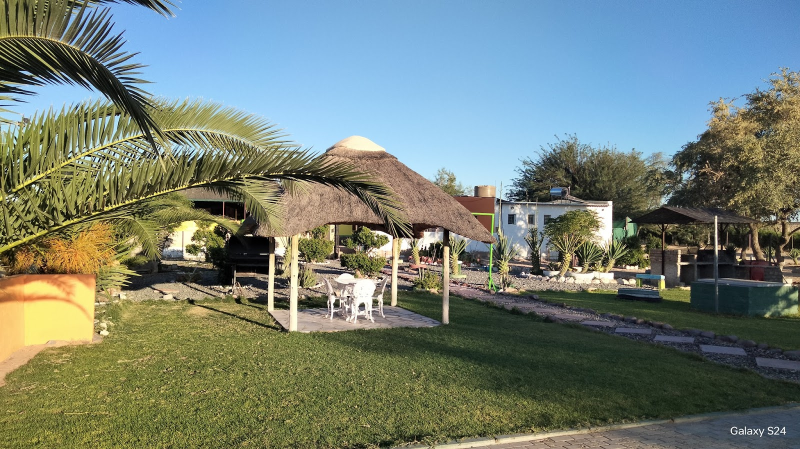
#> input picture scripts/tangison/gmb/gmb-01.jpg, 1600 x 898 px, found by its file name (shown at 1/2 size)
$ python optimize_property.py
#> lines starting #> are read from the running program, lines starting #| are printed output that depends on the picture
#!/usr/bin/env python3
"""Add GMB property photos + licensed region shots to the web pipeline.
Sources: Google Maps listing (owner-controlled GMB, Oct 2026) + Pexels (free licence)."""
from PIL import Image, ImageOps, ImageEnhance
import os

SRC_GMB = '/home/z/my-project/scripts/tangison/gmb'
SRC_STK = '/home/z/my-project/scripts/tangison/stock'
OUT = '/home/z/my-project/public/images'
os.makedirs(OUT, exist_ok=True)

def save(im, name, width, q=76):
    im = ImageOps.exif_transpose(im).convert('RGB')
    if im.width > width:
        im = im.resize((width, int(im.height * width / im.width)), Image.LANCZOS)
    im = ImageEnhance.Sharpness(im).enhance(1.06)
    im.save(f'{OUT}/{name}', quality=q, optimize=True, progressive=True)
    print(f'{name}: {im.width}x{im.height} {os.path.getsize(f"{OUT}/{name}")//1024}KB')

# Google Maps listing photos (the property itself)
save(Image.open(f'{SRC_GMB}/gmb-01.jpg'), 'property-lapa.jpg', 1400, 76)       # lapa + garden + pool
#> in save, im is the input picture: PIL image 1600x898 RGB; mean R, G, B 115.6, 127.7, 117.4
#> in save, `im = im.resize((width, int(im.height * width / im.width)), Image.LANCZ..`:
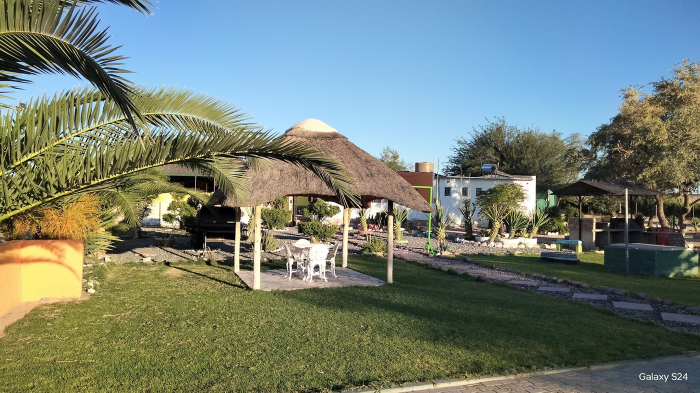
#> im: PIL image 1400x785 RGB (shown at 1/2 size); mean R, G, B 115.6, 127.7, 117.4
#| property-lapa.jpg: 1400x785 257KB
save(Image.open(f'{SRC_GMB}/gmb-02.jpg'), 'property-pool.jpg', 1200, 76)       # pool + thatch bar (portrait)
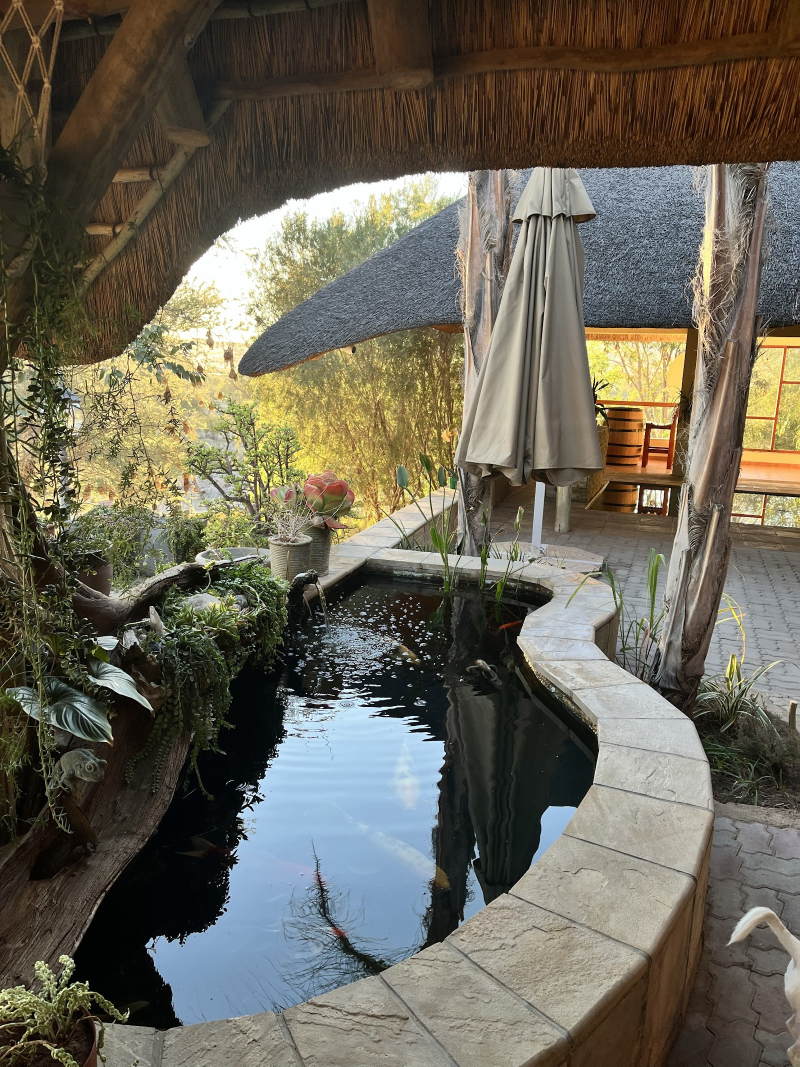
#> input picture scripts/tangison/gmb/gmb-02.jpg, 1600 x 2133 px, found by its file name (shown at 1/2 size)
#> in save, im is the input picture: PIL image 1600x2133 RGB; mean R, G, B 105.6, 101.1, 87.5
#| property-pool.jpg: 1200x1599 427KB
save(Image.open(f'{SRC_GMB}/gmb-03.jpg'), 'property-front.jpg', 1400, 74)      # main building + carport
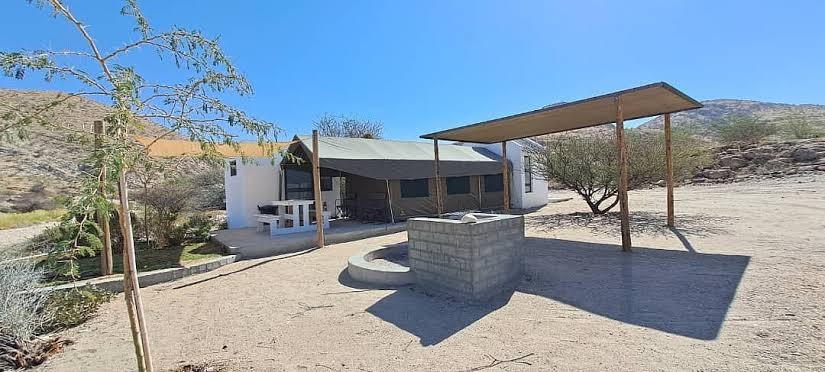
#> input picture scripts/tangison/gmb/gmb-03.jpg, 825 x 372 px, found by its file name
#> in save, im is the input picture: PIL image 825x372 RGB; mean R, G, B 134.6, 151.3, 166.4
#| property-front.jpg: 825x372 62KB
save(Image.open(f'{SRC_GMB}/gmb-04.jpg'), 'property-rooms.jpg', 1400, 76)      # rooms block + driveway
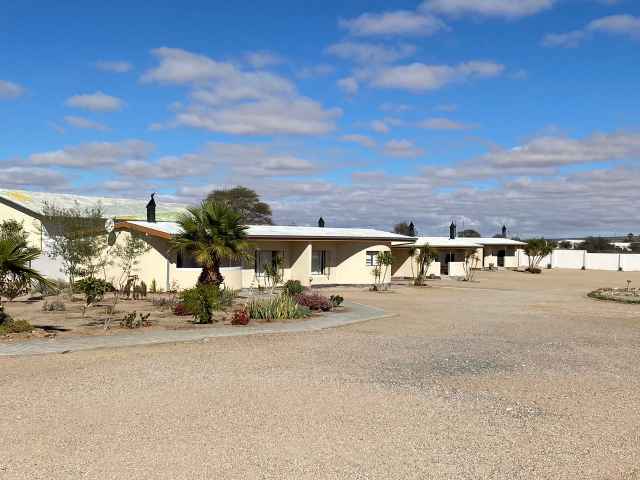
#> input picture scripts/tangison/gmb/gmb-04.jpg, 1280 x 960 px, found by its file name (shown at 1/2 size)
#> in save, im is the input picture: PIL image 1280x960 RGB; mean R, G, B 144.4, 154.2, 164.2
#| property-rooms.jpg: 1280x960 226KB
save(Image.open(f'{SRC_GMB}/gmb-05.jpg'), 'property-pool-wide.jpg', 1600, 78)  # pool + lapa panorama
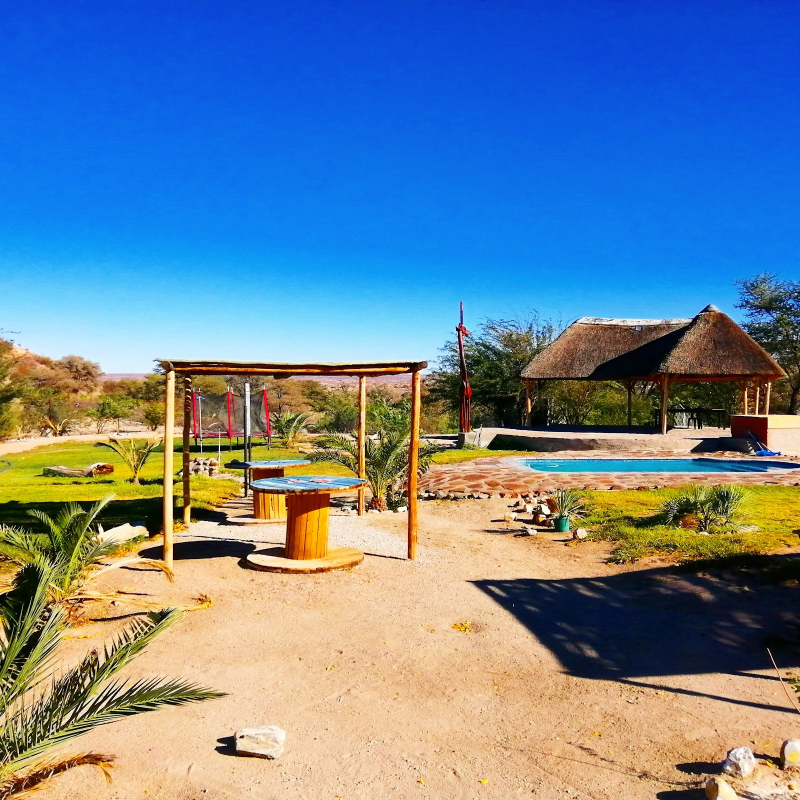
#> input picture scripts/tangison/gmb/gmb-05.jpg, 1600 x 1600 px, found by its file name (shown at 1/2 size)
#> in save, im is the input picture: PIL image 1600x1600 RGB; mean R, G, B 107.1, 131.5, 154.3
#| property-pool-wide.jpg: 1600x1600 459KB

# Region context (Pexels licence, captioned as region not property)
save(Image.open(f'{SRC_STK}/road-a.jpg'), 'region-road.jpg', 1600, 74)
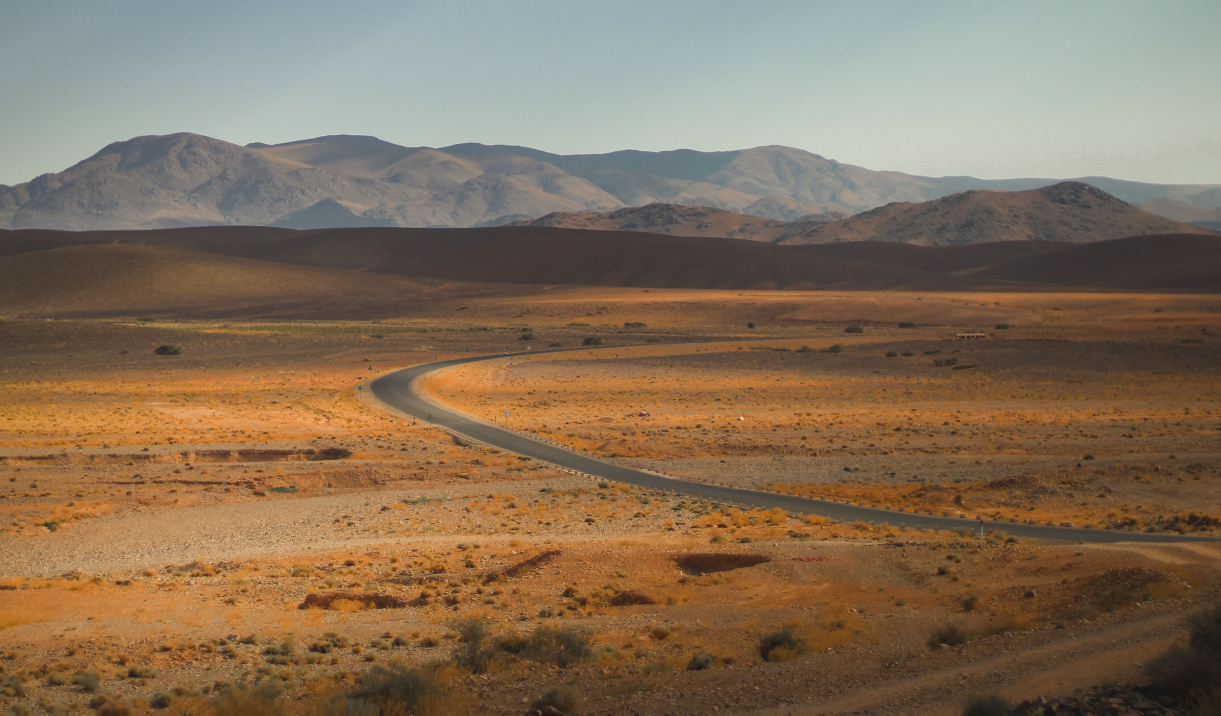
#> input picture scripts/tangison/stock/road-a.jpg, 4881 x 2861 px, found by its file name (shown at 1/4 size)
#> in save, im is the input picture: PIL image 4881x2861 RGB; mean R, G, B 132.5, 111.9, 89.4
#| region-road.jpg: 1600x937 172KB
#> (the run stopped early here; a loop or call above may not have finished)
